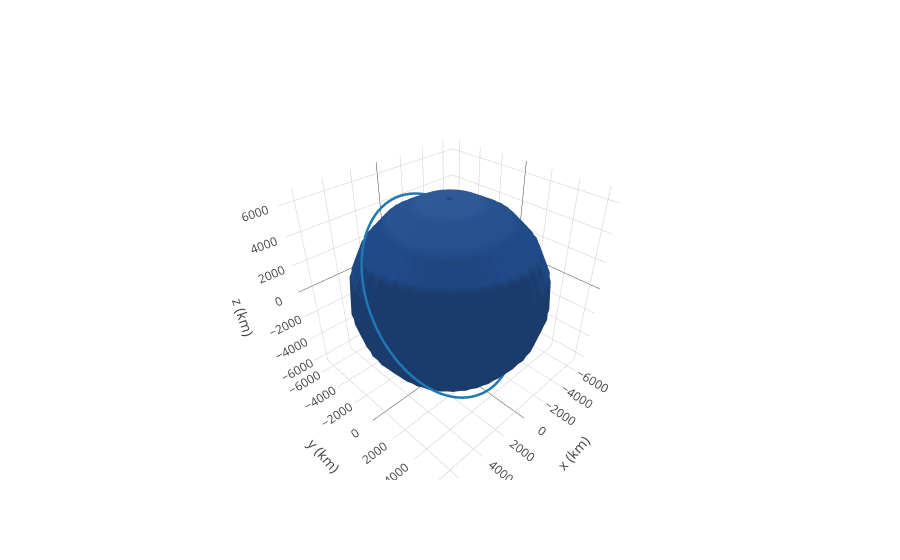

Notebook source saved alongside this figure:
### Code cell
frame = OrbitPlotter3D()

#frame.plot(molniya)
frame.plot(iss)

frame.show()
